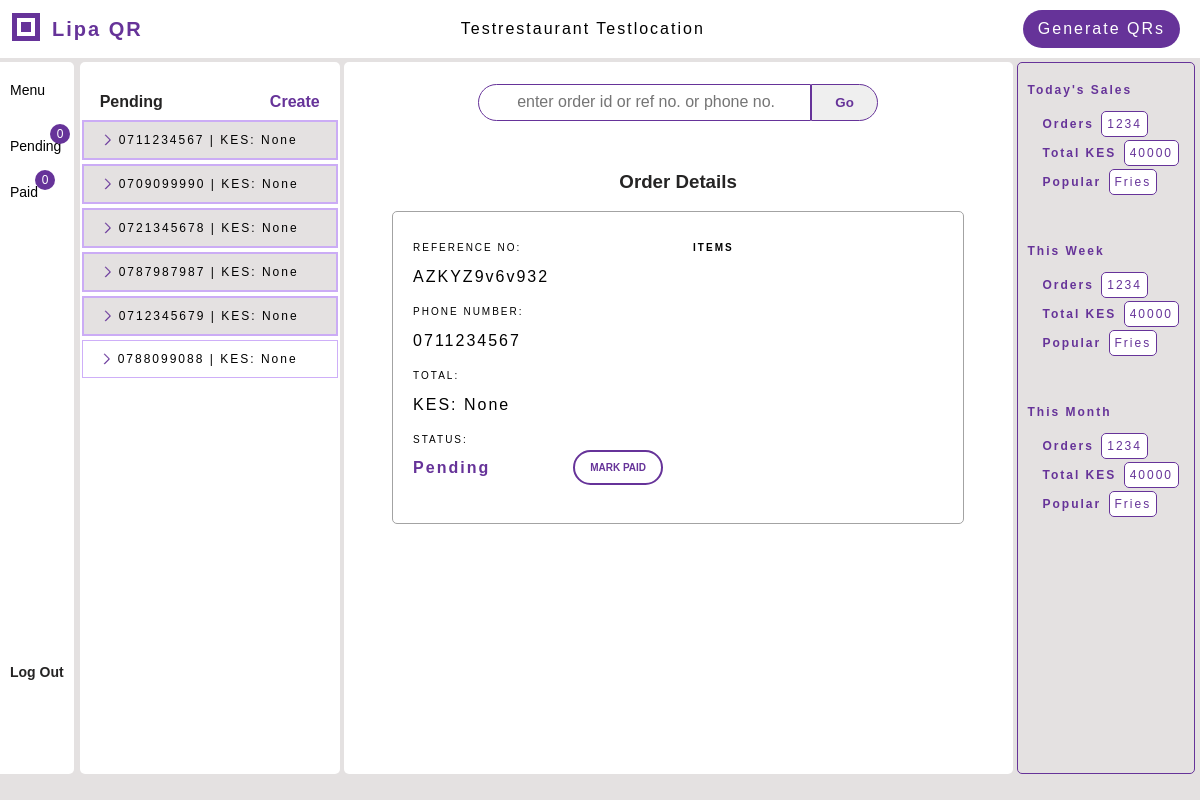
Page /pending/ (signed in) on the earlier database version.
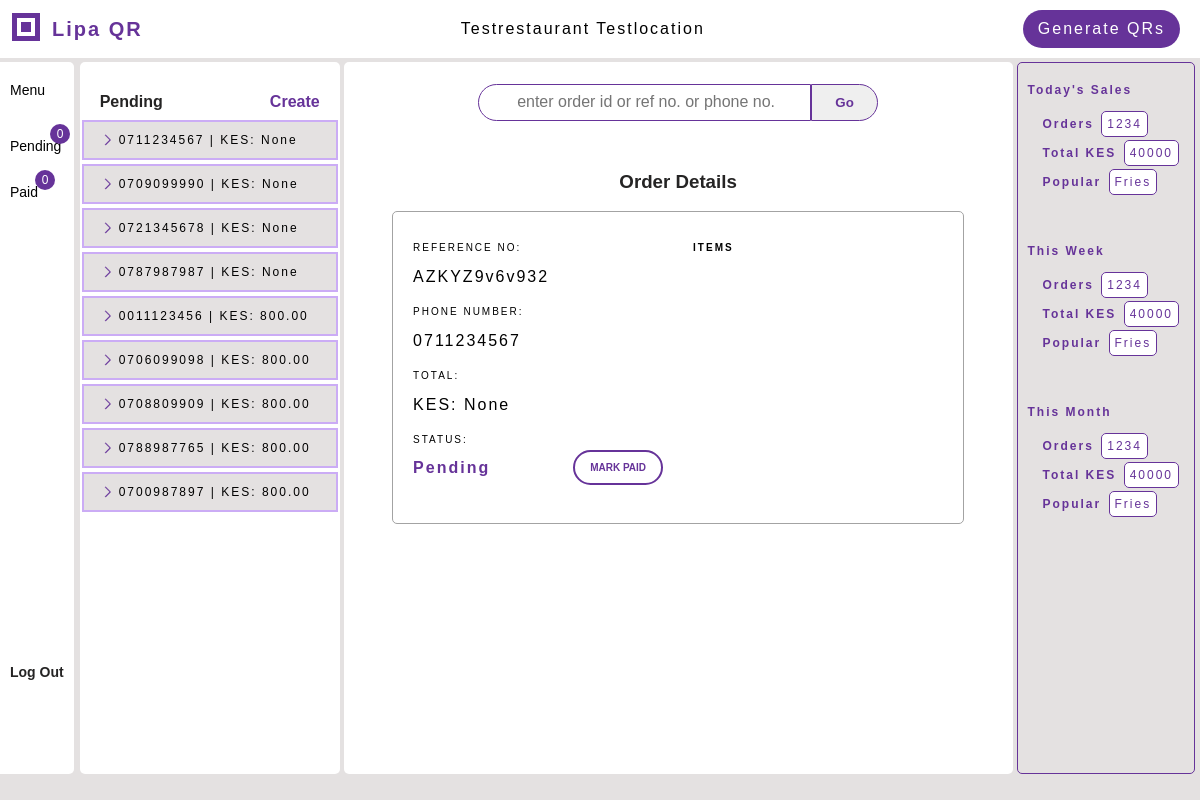
Same page on the later database version.
### menus/models.py (models this page shows, shortened)
class Order(models.Model):
    order_id = models.AutoField(primary_key=True)
    reference_number = models.CharField(unique=True, max_length=20)
    table_number = models.IntegerField(null=True, blank=False)
    phone_number = PhoneNumber(max_length=15, null=True, blank=False)
    restaurant = models.ForeignKey(Restaurant, related_name="orders", on_delete=models.SET_NULL, null=True, blank=True)
    total_amount = models.DecimalField(decimal_places=2, max_digits=10, null=True, default=None)
    paid = models.BooleanField(default=False)
    new = models.BooleanField(default=True)
    @property
    def items_ordered(self):
        return self.ordered_items.all()

### qrgenerator/views_dashbord.py (the view)
# urls.py: path('pending/', views_dashbord.pending_orders, name='pending'),
def pending_orders(request, order_id=None):
    restaurant = request.user.restaurant
    if not restaurant:
        return HttpResponseForbidden('Access Denied')
    orders = restaurant.orders.filter(paid=False).order_by('order_id')
    context = get_orders_context(order_id, orders, restaurant)
    return render(request, 'qrgenerator/pending.html', context)

### qrgenerator/views_dashbord.py (called while the page is built)
def get_orders_context(order_id, orders, restaurant):
    context = {
        'orders': orders, 'display_order': orders.first(), 'restaurant': restaurant,
        }
    if order_id and (display_order := Order.get(unique_value=order_id)):
        display_order.new = False
        display_order.save()
        context['display_order'] = display_order
    return context

### qrgenerator/templates/qrgenerator/pending.html (shortened to what this page needs)
{% extends 'qrgenerator/dashbord.html' %}
{% block menu_elements %}
<div class="menu-elements bg-white">
    <div class="elements-top">
        <div class="elements-title">Pending</div>
        <a target="_blank" href="{% url 'qrgenerator:create_order' restaurant.restaurant_id %}"><span class="create-order">Create</span></a>
    </div>
    <div class="elements-wrapper">
        {% if orders %}
        {% for order in orders %}
        <a href="{% url 'qrgenerator:pending' order.order_id %}">
        <div class="element-highlight {% if order.new %}is-new{% endif %}">
            <span class="item-name item-property">
            {{ order.phone_number }} | KES: {{ order.total_amount }}
            </span>
        </div>
        </a>
        {% endfor %}
        {% endif %}
    </div>
</div>
{% endblock %}
{% block workspace %}
    <div class="form-wrapper">
        <div class="form-title"><h3>Order Details</h3></div>
        <div class="order-summary">
            {% if display_order %}
            <div class="width-250">
                <div class="input-wrapper">
                    <div class="label">Reference no:</div>
                    <div class="form-input"> {{ display_order.reference_number }} </div>
                </div>
                <div class="input-wrapper">
                    <div class="label">Phone Number:</div>
                    <div class="form-input"> {{ display_order.phone_number }}</div>
                </div>
                <div class="input-wrapper"><div class="label">Total:</div>
                    <div class="form-input">KES:  {{ display_order.total_amount }}</div>
                </div>
                <div class="input-wrapper">
                    <div class="label">Status:</div>
                    <div class="status"> {% if not display_order.paid %}Pending{% endif %}
                        <form method="POST" action="{% url 'qrgenerator:mark_paid' %}" class="paid-btn-wrapper">
                            <button type="submit" class="mark-paid">Mark Paid</button>
                        </form>
                    </div>
                </div>
                <br>
            </div>
            <div class="width-250 padding-left-10">
            <div class="label items-title">Items</div>
            </div>
            {% else %}
            <p>No Orders at the moment</p>
            {% endif %}
        </div>
</div>
{% endblock %}

Differences in the rows shown:
no longer on this page (row edited): Order: phone_number "0712345679", total_amount "None"
no longer on this page (row edited): Order: phone_number "0788099088", total_amount "None", new False (drawn)
added Order: phone_number "0011123456", total_amount "800.00"
added Order: phone_number "0706099098", total_amount "800.00"
added Order: phone_number "0708809909", total_amount "800.00"
added Order: phone_number "0788987765", total_amount "800.00"
added Order: phone_number "0700987897", total_amount "800.00"
